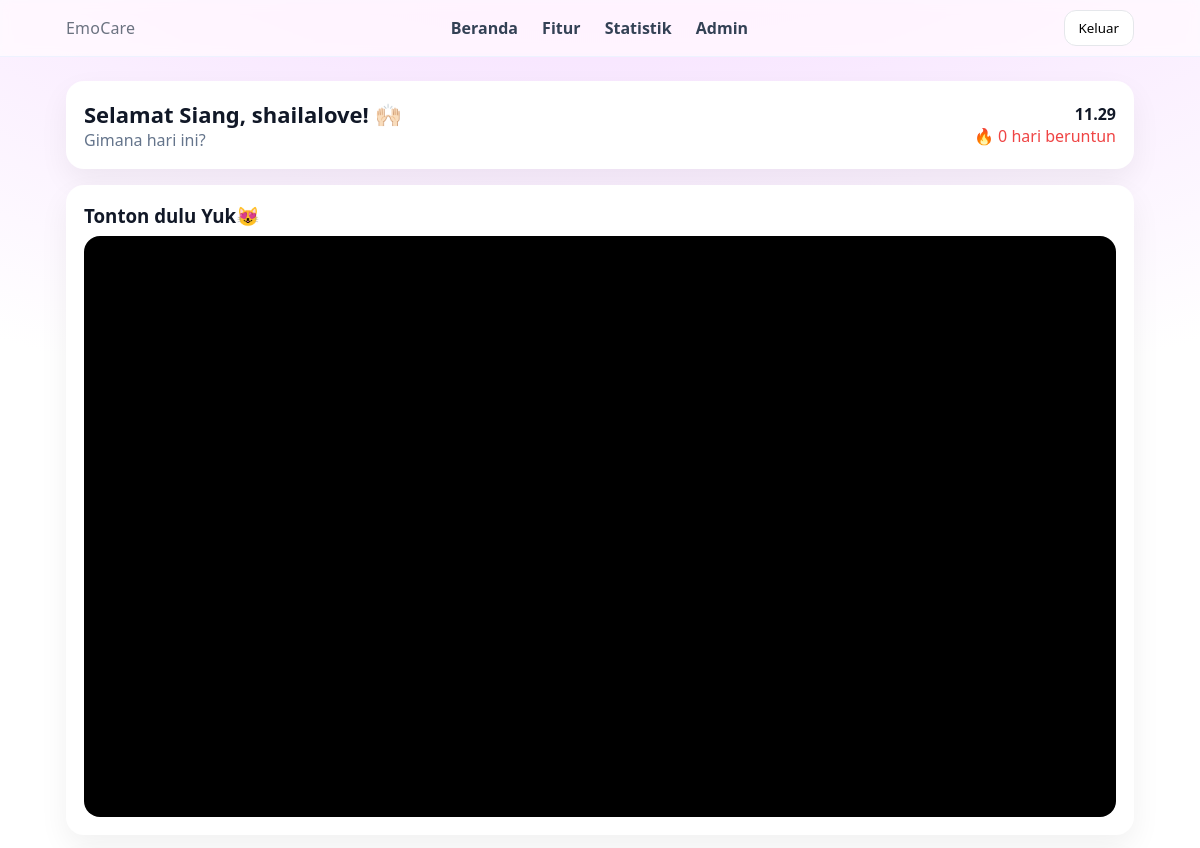
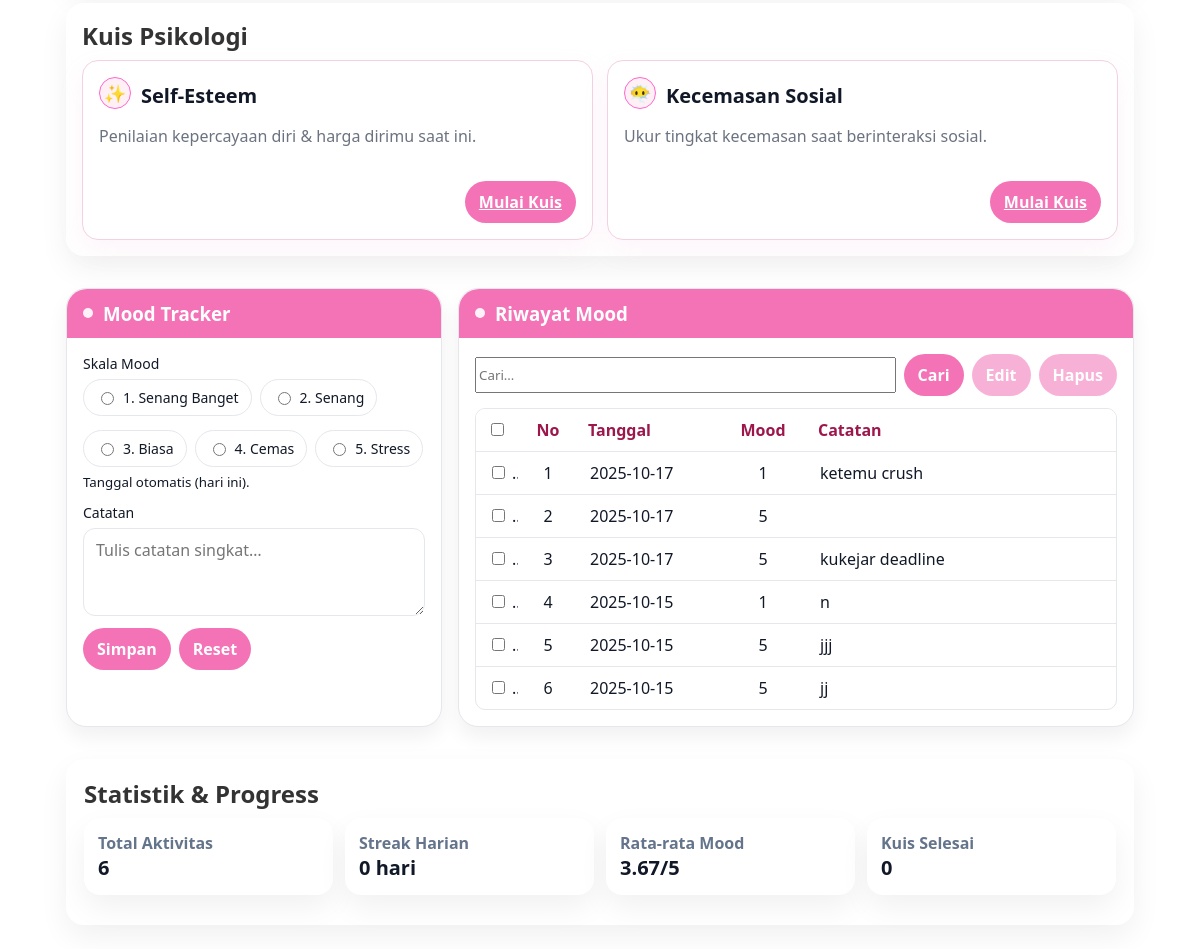
/home.php (signed in), run on the app's committed database (2 pictures, top to bottom).
### tables this page shows
CREATE TABLE `moodtracker` (
  `mood_id` int(10) UNSIGNED NOT NULL,
  `pengguna_id` int(10) UNSIGNED NOT NULL,
  `tanggal` date NOT NULL,
  `mood_level` tinyint(3) UNSIGNED NOT NULL,
  `catatan` text DEFAULT NULL,
  `created_at` datetime NOT NULL DEFAULT current_timestamp()
);

### home.php (the view, shortened to what this page needs)
<?php
require_once __DIR__ . '/backend/config.php';
function active_quiz_id(mysqli $db, string $cat): ?int
{
  $stmt = $db->prepare("SELECT id FROM quiz_questions WHERE is_active=1 AND category=? ORDER BY id DESC LIMIT 1");
  $stmt->bind_param('s', $cat);
  $stmt->execute();
  $id = $stmt->get_result()->fetch_column();
  return $id ? (int) $id : null;
}
$qe_self = active_quiz_id($mysqli, 'self_esteem');
$qe_social = active_quiz_id($mysqli, 'social_anxiety');
$uid = (int) ($_SESSION['user']['pengguna_id'] ?? 0);
$nama = $_SESSION['user']['nama'] ?? 'Pengguna';
$items = [];
$conds = ['pengguna_id = ?'];
$types = 'i';
$vals = [$uid];
$sql = "SELECT mood_id, tanggal, mood_level, catatan
        FROM moodtracker
        WHERE " . implode(' AND ', $conds) . "
        ORDER BY tanggal DESC, mood_id DESC";
$q = $mysqli->prepare($sql);
$q->bind_param($types, ...$vals);
$q->execute();
$res = $q->get_result();
while ($row = $res->fetch_assoc())
  $items[] = $row;
?>
<!doctype html>
<html lang="id">
<head>
  <link rel="stylesheet" href="css/styles.css" />
  <link rel="stylesheet" href="css/dashboard.css" />
  <link rel="stylesheet" href="css/mood.css" />
</head>
<body class="ec-body">
  <header class="ec-nav">
    <div class="ec-nav-inner">
      <div class="ec-brand"><span class="ec-brand-name" style="font-weight:500;color:#6b7280;">EmoCare</span></div>
      <nav class="ec-nav-links">
        <a href="#top">Beranda</a>
        <a href="#features">Fitur</a>
        <a href="#stats">Statistik</a>
        <a href="/emocare/admin/index.php">Admin</a>
      </nav>
      <form action="backend/auth_logout.php" method="post" style="margin:0"><button
          class="ec-btn-outline">Keluar</button></form>
    </div>
  </header>
  <main id="top" class="ec-container">
    <section class="ec-card ec-hero" id="greetingCard">
      <div class="ec-hero-left">
        <div class="ec-hero-title">
          Selamat <span id="greetTimeWord">Pagi</span>, <span id="greetUsername"><?= htmlspecialchars($nama) ?></span>!
          🙌🏻
        </div>
        <div class="ec-hero-sub">Gimana hari ini?</div>
      </div>
      <div class="ec-hero-right">
        <div class="ec-clock"><span id="greetClock"></span></div>
        <div class="ec-streak">🔥 <span id="greetStreak">0</span> hari beruntun</div>
      </div>
    </section>
    <section class="ec-card ec-video">
      <h3 class="ec-section-title">Tonton dulu Yuk😻</h3>
      <div class="ec-video-frame" id="video-frame">
        <iframe width="560" height="315" src="https://www.youtube.com/embed/WWloIAQpMcQ" title="Quotes" frameborder="0"
          allow="accelerometer; autoplay; clipboard-write; encrypted-media; gyroscope; picture-in-picture; web-share"
 allowfullscreen></iframe>
      </div>
    </section>
    <section class="ec-card qp-section" id="quiz-cards">
      <h2 class="ec-section-title">Kuis Psikologi</h2>
      <div class="qp-grid">
        <article class="qp-card">
          <header class="qp-header">
            <span class="qp-icon">✨</span>
            <h3 class="qp-title">Self-Esteem</h3>
          </header>
          <p class="qp-desc">Penilaian kepercayaan diri & harga dirimu saat ini.</p>
          <div class="qp-actions">
            <?php if ($qe_self): ?>
              <a class="btn" href="play_quiz.php?cat=self_esteem">Mulai Kuis</a>
            <?php else: ?>
              <button class="btn" disabled>Tidak ada kuis aktif</button>
            <?php endif; ?>
          </div>
        </article>
        <article class="qp-card">
          <header class="qp-header">
            <span class="qp-icon">😶‍🌫️</span>
            <h3 class="qp-title">Kecemasan Sosial</h3>
          </header>
          <p class="qp-desc">Ukur tingkat kecemasan saat berinteraksi sosial.</p>
          <div class="qp-actions">
            <?php if ($qe_social): ?>
              <a class="btn" href="play_quiz.php?cat=social_anxiety">Mulai Kuis</a>
            <?php else: ?>
              <button class="btn" disabled>Tidak ada kuis aktif</button>
            <?php endif; ?>
          </div>
        </article>
      </div>
    </section>
    <section id="mood-tracker" class="ec-mood-grid">
      <article class="card ec-mood-card">
        <div class="card-bar">
          <div class="bar-dot"></div>
          <h3 class="bar-title">Mood Tracker</h3>
        </div>
        <form action="home.php" method="POST" class="ec-form" autocomplete="off">
          <div class="form-row">
            <label>Skala Mood</label>
            <div class="scale-group" role="radiogroup" aria-label="Skala Mood">
              <label class="scale-pill"><input type="radio" name="mood_level" value="1" required>1. Senang
                Banget</label>
              <label class="scale-pill"><input type="radio" name="mood_level" value="2">2. Senang</label>
              <label class="scale-pill"><input type="radio" name="mood_level" value="3">3. Biasa</label>
              <label class="scale-pill"><input type="radio" name="mood_level" value="4">4. Cemas</label>
              <label class="scale-pill"><input type="radio" name="mood_level" value="5">5. Stress</label>
            </div>
            <small class="helper">Tanggal otomatis (hari ini).</small>
          </div>
          <div class="form-row">
            <label for="mood-note">Catatan</label>
            <textarea id="mood-note" name="catatan" rows="3" placeholder="Tulis catatan singkat…"></textarea>
          </div>
          <div class="form-actions">
            <button type="submit" class="btn btn-primary">Simpan</button>
            <button type="reset" class="btn btn-ghost">Reset</button>
          </div>
        </form>
      </article>
      <article class="card ec-history-card">
        <div class="card-bar">
          <div class="bar-dot"></div>
          <h3 class="bar-title">Riwayat Mood</h3>
        </div>
        <div class="ec-toolbar" style="display:flex; align-items:center; gap:8px; width:100%; margin:12px 0;">
          <form action="home.php#top" method="get" style="display:flex; align-items:center; gap:8px; flex:1;">
            <input type="text" name="s" placeholder="Cari…" value="<?= htmlspecialchars($_GET['s'] ?? '') ?>"
              style="flex:1; min-width:0; height:36px;">
            <button type="submit" class="btn btn-primary">Cari</button>
          </form>
          <button type="button" id="btnEdit" class="btn btn-ghost" disabled>Edit</button>
          <button type="submit" form="del-form" id="btnDelete" class="btn btn-ghost" disabled
            onclick="return confirm('Hapus baris yang dipilih?');">Hapus</button>
        </div>
        <form id="del-form" action="home.php#top" method="post">
          <div class="table-wrapper">
            <table class="ec-table" aria-label="Tabel Riwayat Mood">
              <thead>
                <tr>
                  <th style="width:42px;text-align:center;"><input type="checkbox" id="chkAll"></th>
                  <th>No</th>
                  <th>Tanggal</th>
                  <th>Mood</th>
                  <th>Catatan</th>
                </tr>
              </thead>
              <tbody id="tbody-history">
                <?php if (empty($items)): ?>
                  <tr class="empty">
                    <td colspan="5">Belum ada data.</td>
                  </tr>
                <?php else:
                  foreach ($items as $i => $it): ?>
                    <tr>
                      <td style="text-align:center;">
                        <input type="checkbox" class="rowchk" name="delete_ids[]" value="<?= (int) $it['mood_id'] ?>"
                          data-mood="<?= (int) $it['mood_level'] ?>"
                          data-note="<?= htmlspecialchars($it['catatan'] ?? '', ENT_QUOTES) ?>">
                      </td>
                      <td><?= $i + 1 ?></td>
                      <td><?= htmlspecialchars($it['tanggal']) ?></td>
                      <td><?= (int) $it['mood_level'] ?></td>
                      <td><?= nl2br(htmlspecialchars($it['catatan'] ?? '')) ?></td>
                    </tr>
                  <?php endforeach; endif; ?>
              </tbody>
            </table>
          </div>
        </form>
      </article>
    </section>
    <section id="stats" class="ec-card">
      <h2 class="ec-section-title">Statistik &amp; Progress</h2>
      <div class="ec-tiles">
        <div class="ec-tile">
          <div class="k">Total Aktivitas</div>
          <div class="v"><?= count($items) ?></div>
        </div>
        <div class="ec-tile">
          <div class="k">Streak Harian</div>
          <div class="v" id="tileStreak">0 hari</div>
        </div>
        <div class="ec-tile">
          <div class="k">Rata-rata Mood</div>
          <div class="v">
            <?php
            if ($items) {
              $sum = 0;
              foreach ($items as $it) {
                $sum += (int) $it['mood_level'];
              }
              echo round($sum / count($items), 2) . '/5';
            } else
              echo '0/5';
            ?>
          </div>
        </div>
        <div class="ec-tile">
          <div class="k">Kuis Selesai</div>
          <div class="v" id="tileQuizDone">0</div>
        </div>
      </div>
    </section>
  </main>
</body>
</html>

### css/styles.css (style rules this page uses)
:root { --font-sans: "Roboto", system-ui, -apple-system, Segoe UI, Roboto, Helvetica, Arial, "Apple Color Emoji", "Segoe UI Emoji"; }
html, body { font-family: var(--font-sans); -webkit-font-smoothing: antialiased; -moz-osx-font-smoothing: grayscale; text-rendering: optimizeLegibility; }
button, input, textarea, select { font-family: inherit; }
html { scroll-behavior: smooth; }
:root { --ring: #ec4899 }
.card { background: white; border-radius: 1rem; padding: 1.25rem; box-shadow: 0 10px 20px rgba(0, 0, 0, .06) }
.btn-primary { background: #ec4899; color: white; padding: .75rem 1.25rem; border-radius: .9rem; font-weight: 600 }

### css/dashboard.css (style rules this page uses)
:root { --ec-bg: linear-gradient(180deg, #fde7f3 0%, #eef2ff 100%); --ec-card-bg: #fff; --ec-text: #0f172a; --ec-muted: #64748b; --ec-primary: #7c3aed; --ec-primary-2: #ec4899; --ec-success: #22c55e; --ec-warning: #f59e0b; --ec-danger: #ef4444; --ec-radius: 18px; --ec-shadow: 0 12px 30px rgba(2, 6, 23, .06); }
* { box-sizing: border-box }
.ec-body { margin: 0; color: var(--ec-text); background: var(--ec-bg); min-height: 100vh; }
.ec-nav { position: sticky; top: 0; z-index: 20; backdrop-filter: saturate(180%) blur(6px); background: rgba(255, 255, 255, .6); border-bottom: 1px solid #eef2ff; }
.ec-nav-inner { max-width: 1100px; margin: 0 auto; padding: 10px 16px; display: flex; align-items: center; justify-content: space-between; }
.ec-brand { display: flex; align-items: center; gap: 8px; font-weight: 800; }
.ec-brand-name { letter-spacing: .2px; }
.ec-nav-links a { color: #334155; text-decoration: none; margin: 0 10px; font-weight: 600; }
.ec-btn-outline { border: 1px solid #e5e7eb; background: #fff; border-radius: 12px; padding: 8px 14px; cursor: pointer }
.ec-container { max-width: 1100px; margin: 24px auto; padding: 0 16px; display: grid; gap: 16px; }
.ec-card { background: var(--ec-card-bg); border-radius: var(--ec-radius); box-shadow: var(--ec-shadow); padding: 18px; }
.ec-section-title { margin: 0 0 8px 0; }
.ec-hero { display: flex; align-items: center; justify-content: space-between; gap: 16px; }
.ec-hero-title { font-size: 22px; font-weight: 800; }
.ec-hero-sub { color: var(--ec-muted) }
.ec-clock { font-weight: 800; text-align: right; }
.ec-streak { color: #ef4444; text-align: right; }
.ec-video .ec-video-frame { position: relative; width: 100%; aspect-ratio: 16/9; background: #000; border-radius: 16px; overflow: hidden }
.ec-video .ec-video-frame iframe { position: absolute; inset: 0; width: 100%; height: 100%; border: 0 }
.ec-tiles { display: grid; grid-template-columns: repeat(4, 1fr); gap: 12px; margin-bottom: 12px }
.ec-tile { background: #fff; border-radius: 16px; padding: 14px; box-shadow: var(--ec-shadow) }
.ec-tile .k { color: var(--ec-muted); font-weight: 600 }
.ec-tile .v { font-size: 20px; font-weight: 800 }
.ec-body { font-family: 'Poppins', ui-sans-serif, system-ui, -apple-system, 'Segoe UI', Roboto, Helvetica, Arial, 'Apple Color Emoji', 'Segoe UI Emoji'; }
h2 { color: #333; margin-bottom: 10px; }
.qp-grid { display: grid; gap: 16px; grid-template-columns: 1fr; }
@media (min-width:900px) { .qp-grid { grid-template-columns: 1fr 1fr; } }
.qp-card { background: #fff; border: 1px solid #f3d1e1; border-radius: 16px; padding: 16px; box-shadow: 0 8px 24px rgba(244, 114, 182, .08); }
.qp-icon { font-size: 22px; margin-bottom: 6px }
.qp-title { font-weight: 800; font-size: 16px; margin-bottom: 4px }
.qp-actions { display: flex; gap: 8px; justify-content: flex-end; margin-top: 12px }
.qp-section { padding: 16px; }
.qp-grid { display: grid; grid-template-columns: repeat(2, minmax(0, 1fr)); gap: 20px; }
.qp-card { display: flex; flex-direction: column; padding: 24px; border: 1px solid var(--bd, #f3cfe0); border-radius: 18px; background: #fff; box-shadow: 0 10px 24px rgba(241, 175, 210, .12); transition: transform .12s ease, box-shadow .12s ease; min-height: 180px; }
.qp-header { display: flex; align-items: center; gap: 10px; margin-bottom: 6px; }
.qp-icon { display: inline-flex; align-items: center; justify-content: center; width: 32px; height: 32px; border-radius: 999px; background: #fff0f6; border: 1px solid #f6c; font-size: 18px; }
.qp-title { margin: 0; font-size: 20px; line-height: 1.2; }
.qp-desc { margin: 4px 0 14px; color: #6b7280; }
.qp-actions { margin-top: auto; }

### data on the page
moodtracker: tanggal "2025-10-17", mood_level "1", catatan "ketemu crush"
moodtracker: tanggal "2025-10-17", mood_level "5"
moodtracker: tanggal "2025-10-17", mood_level "5", catatan "kukejar deadline"
moodtracker: tanggal "2025-10-15", mood_level "1", catatan "n"
moodtracker: tanggal "2025-10-15", mood_level "5", catatan "jjj"
moodtracker: tanggal "2025-10-15", mood_level "5", catatan "jj"

### other printed values
$nama "shailalove"
count($items) "6"
$sum / count($items) "3.67"
